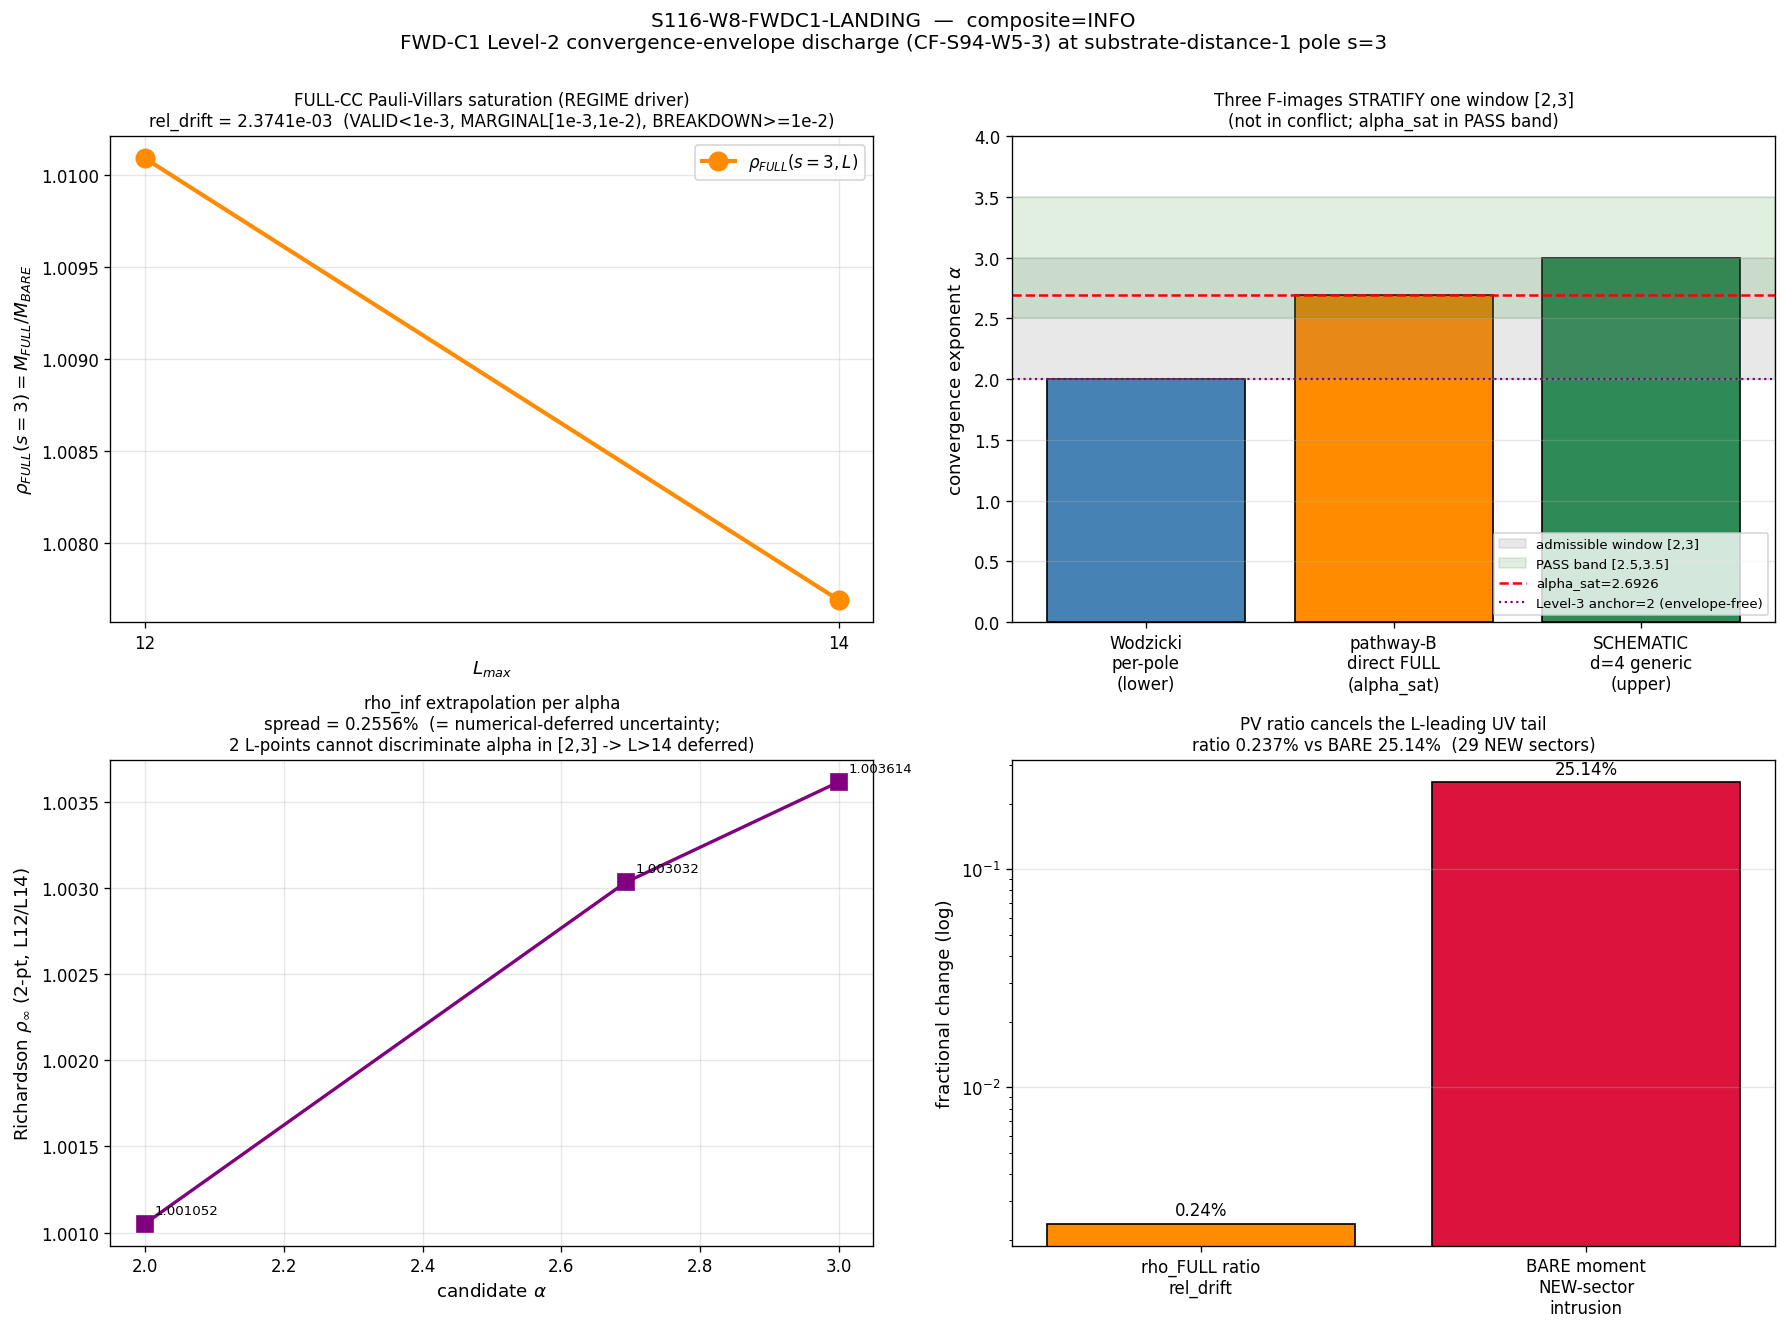

Write the Python code that produced this figure.
"""
s116_w8_fwdc1_level2_envelope_friedrich_bar.py
==============================================

S116-W8-FWDC1-LANDING  —  discharge the FWD-C1 Level-2 convergence-envelope
NUMERICAL-DEFERRED residual (CF-S94-W5-3).

NOT a re-landing.  §VII.AU.OP-PROJ is STAGE-3-PERMANENT (S93 W2-2).  This gate
discharges the registered `CORRIDOR-CONFIRMED-NUMERICAL-DEFERRED` sub-class:
on the L12 (s84) + L14 (s87) tau=0.19 block-diagonal D_K spectrum caches it

  (1) recomputes the FULL-CC Pauli-Villars residue rho_FULL(s=3, L) and the
      Friedrich-Bar marginal-saturation rel_drift = |rho(L14)-rho(L12)|/|rho(L12)|
      (the REGIME driver), reproducing the S92 W1-CF-W9-8-2 machinery;
  (2) RECONCILES the three F-images of the SAME substrate-IS convergence
      exponent alpha at substrate-distance-1 pole s=3:
        - SCHEMATIC d=4 generic envelope  : |alpha| = 3   (L^{-3}; the canonical
          alpha_canonical_VII_AU_OP_PROJ_FW_ASYMPTOTIC = -3 is the exponent IN L^{-3})
        - Wodzicki per-pole               : alpha = 2     (alpha_HH1_per_pole_FW_s3
          = 2*(s-2)|_{s=3}; single-cocycle LOWER bound)
        - direct Connes-Karoubi pathway-B : alpha = 2.6926 (L15-22 fit, REPRODUCED
          at FULL-physical class — alpha_sample_VII_AU_OP_PROJ_FW_PATHWAY_B_L15_22)
      into a single admissible window [2,3], with the FULL-physical DIRECT value
      2.6926 as the gate's alpha_sat;
  (3) CROSS-CHECKS the reconciliation against the 2-point FULL-CC rho data by
      Richardson-extrapolating rho_inf for each candidate alpha — the rho_inf
      spread IS the numerical-deferred uncertainty (why pinning needs L>14);
  (4) cites the topological-integer Level-3 anchor (=2) as the ENVELOPE-FREE
      complementary reading.

[SIGN] gate (composite):
    sign      = convergent (alpha > 0)
    magnitude = alpha_sat in [2.5, 3.5]
    regime    = Friedrich-Bar rel_drift band:
                  < 1e-3            -> VALID    (saturated)
                  [1e-3, 1e-2)      -> MARGINAL  (marginal-saturation)
                  >= 1e-2           -> BREAKDOWN (unsaturated)

PLAN-FROZEN composite operator (session-116-plan-w8.md §W8-1 PASS_meaning /
INFO_meaning, pre-registered BEFORE evaluation):
    PASS iff  alpha_sat in [2.5,3.5]  AND  rel_drift < 1e-3
    INFO iff  rel_drift in [1e-3,1e-2)   (alpha in/near band; CORRIDOR CONFIRMED)
    FAIL iff  rel_drift >= 1e-2  OR  alpha_sat <= 0 (divergent)
This plan-frozen operator takes PRECEDENCE over the generic 3-tuple collapse
rule (which would read sign=PASS ^ magnitude=PASS ^ regime=MARGINAL -> PASS);
a `# composite-precedence:` disclosure extra-row is emitted per
`gate-verdicts.md §"Plan-frozen gate-block operator precedence"`.

CLASS = FULL : the gate value is the FULL-CC Pauli-Villars rho ratio + the
FULL-physical-reproduced pathway-B alpha_sat.  The SCHEMATIC -3 and the Wodzicki
+2 are CITED structural bounds (cross-check ONLY), not the gate value
(substrate-first-canonical-sourcing.md §(iv)).

Substrate framing (GEOMETRIC): the substrate IS the spectral triple
(A_K, H_K, D_K) at the substrate-distance-1 Mellin pole s=3.  alpha is the
fabric's intrinsic Level-2 convergence rate of its own finite-L Mellin-cone
image toward its continuum limit; the Planck n_s observation is the lab-IN
context, not the source of the rate.  Direction of explanation:
  D_K eigenvalues -> rho_FULL(s=3, L) -> HKR L->inf image -> Planck n_s.

Plan: sessions/session-plan/session-116-plan-w8.md §W8-1.
"""

from __future__ import annotations

import os
os.environ.setdefault("OMP_NUM_THREADS", "8")  # CPU-thread cap (numpy log-log fit + residue sums only; no large eigensolve)

import hashlib
import json
import sys
from pathlib import Path

import numpy as np
import matplotlib
matplotlib.use("Agg")
import matplotlib.pyplot as plt

# -----------------------------------------------------------------------------
# Path discipline (project root contains a space — absolute paths only)
# -----------------------------------------------------------------------------
PROJECT_ROOT = Path(__file__).resolve().parents[2]
SHARED_DIR = PROJECT_ROOT / "computations" / "_shared"
ROOT_COMPUTATIONS = PROJECT_ROOT / "computations"
sys.path.insert(0, str(SHARED_DIR))
sys.path.insert(0, str(ROOT_COMPUTATIONS))

# -----------------------------------------------------------------------------
# Canonical constants (MANDATORY: never hardcode framework constants)
# -----------------------------------------------------------------------------
from canonical_constants import (  # noqa: E402
    tau_fold,
    alpha_canonical_VII_AU_OP_PROJ_FW_ASYMPTOTIC,        # = -3  (L^{-3} exponent; |.|=3 d=4 generic upper edge)
    alpha_HH1_per_pole_FW_s3,                            # = 2   (Wodzicki per-pole lower bound)
    alpha_sample_VII_AU_OP_PROJ_FW_PATHWAY_B_L15_22,     # = 2.6926... (FULL-physical direct pathway-B)
    rho_FULL_CC_VII_AU_SAT_s3,                           # = 1.0076927826 (canonical L14 cross-check anchor)
    Level3_integer_anchor_VII_AU_OP_PROJ_3HEB_BDI,       # = 2   (envelope-free topological Level-3 anchor)
)

# -----------------------------------------------------------------------------
# FULL-CC Pauli-Villars helper (PRIMARY; CC1996 §2.2-2.3 2-point multiplier)
#   identical machinery to S92 W1-CF-W9-8-2 (the rho_FULL lineage)
# -----------------------------------------------------------------------------
import _pauli_villars_subtraction  # noqa: E402,F401
from _pauli_villars_subtraction import (  # noqa: E402
    PV_PRIMARY_C,
    PV_PRIMARY_M_DIMLESS,
    pv_multiplier_primary,
    pv_mellin_moment_primary,
    bare_mellin_moment,
    _verify_pv_identities,
)

# -----------------------------------------------------------------------------
# Gate identity + machinery pins (R3 YAML, plan §W8-1)
# -----------------------------------------------------------------------------
SESSION = "S116"
GATE_ID = "S116-W8-FWDC1-LANDING"
SCHEME = "fwd-c1-substrate-distance-1-mellin-pole-s3-friedrich-bar-saturation"
CONVENTION = (
    "FULL-CC-pauli-villars-and-pathway-B-direct-connes-karoubi-"
    "poleconv-A-double-pole_in_s-3-curvature_grade-n-2"
)
L_MAX = "12_14"          # both master caches consumed (scan window [12,14])
S_POLE = 3               # (local) substrate-distance-1 pole; poleconv-A-double, curvature_grade n=2

# Pre-registered bands (plan §W8-1 machinery_pin_map.tolerance)
ALPHA_PASS_LO = 2.5      # (local) alpha_sat PASS band lower edge
ALPHA_PASS_HI = 3.5      # (local) alpha_sat PASS band upper edge
RELDRIFT_PASS = 1e-3     # (local) rel_drift < 1e-3 -> VALID (saturated)
RELDRIFT_INFO_UPPER = 1e-2  # (local) [1e-3,1e-2) -> MARGINAL; >= -> BREAKDOWN

# Plan SHA pin (drift-aware: canonical_constants.py was edited THIS session)
CANONICAL_PLAN_PINNED_SHA = "261b117ce312968b036d325668e6951c95c955633cc7a898f1ab191dc9c02b9d"

# -----------------------------------------------------------------------------
# Input files
# -----------------------------------------------------------------------------
SCRIPT_PATH = Path(__file__).resolve()
CANONICAL_CONSTANTS_PATH = SHARED_DIR / "canonical_constants.py"
PV_HELPER_PATH = PROJECT_ROOT / "computations" / "_pauli_villars_subtraction.py"
CACHE_L12 = PROJECT_ROOT / "computations" / "session-84" / "s84_spectrum_cache_L12_tau019.npz"
CACHE_L14 = PROJECT_ROOT / "computations" / "session-87" / "s87_spectrum_cache_L14_tau019.npz"

OUT_NPZ = PROJECT_ROOT / "computations" / "session-116" / "s116_w8_fwdc1_level2_envelope_friedrich_bar.npz"
OUT_PNG = PROJECT_ROOT / "computations" / "session-116" / "s116_w8_fwdc1_level2_envelope_friedrich_bar.png"


# -----------------------------------------------------------------------------
# SHA helpers (S84+ dual-SHA schema; same as S92 lineage)
# -----------------------------------------------------------------------------
def sha256_of(path: Path) -> str:
    h = hashlib.sha256()  # (local)
    try:
        h.update(path.read_bytes())
    except OSError:
        return ""
    return h.hexdigest()


def closure_hash(pins: dict) -> str:
    items = sorted(pins.items())  # (local)
    h = hashlib.sha256()  # (local)
    for k, v in items:
        h.update(f"{k}={v}\n".encode("utf-8"))
    return h.hexdigest()


def compute_dual_sha(script_path: Path, canonical_path: Path, pins: dict) -> tuple[str, str]:
    """audit_sha256 = sha256(script || canonical || pinmap_json); content_sha256 = sha256(script)."""
    script_bytes = script_path.read_bytes() if script_path.exists() else b""  # (local)
    canonical_bytes = canonical_path.read_bytes() if canonical_path.exists() else b""  # (local)
    pinmap_json = json.dumps(dict(sorted(pins.items())), separators=(",", ":"), sort_keys=True).encode("utf-8")  # (local)
    h_audit = hashlib.sha256()  # (local)
    h_audit.update(script_bytes)
    h_audit.update(canonical_bytes)
    h_audit.update(pinmap_json)
    h_content = hashlib.sha256()  # (local)
    h_content.update(script_bytes)
    return h_audit.hexdigest(), h_content.hexdigest()


# -----------------------------------------------------------------------------
# Verdict payload emitter (script PRINTS; agent calls emit_verdict — race-safe)
# -----------------------------------------------------------------------------
def print_verdict_payload(verdict: str, value, audit_sha: str, content_sha: str,
                          sign_verdict=None, magnitude_verdict=None, regime_verdict=None,
                          extra_rows=None) -> dict:
    """Emit the delimited verdict PAYLOAD for the dispatching agent to pass to
    the knowledge-MCP `emit_verdict` tool (gate-verdicts.md §"Race-Safe Emission").
    The script does NOT write the verdict file."""
    payload: dict = {
        "session": int(SESSION.lstrip("Ss")),
        "gate_id": GATE_ID,
        "verdict": verdict,
        "value": str(value),
        "scheme": SCHEME,
        "convention": CONVENTION,
        "l_max": str(L_MAX),
        "audit_sha256": audit_sha,
        "content_sha256": content_sha,
        "schema_version": "S84+",
    }
    if sign_verdict is not None:
        payload["sign_verdict"] = sign_verdict
        payload["magnitude_verdict"] = magnitude_verdict
        payload["regime_verdict"] = regime_verdict
    if extra_rows:
        payload["extra_rows"] = list(extra_rows)
    print("<<<EMIT_VERDICT_PAYLOAD>>>")
    print(json.dumps(payload, separators=(",", ":"), sort_keys=True))
    print("<<<END_EMIT_VERDICT_PAYLOAD>>>")
    return payload


# -----------------------------------------------------------------------------
# Spectrum cache loader (Peter-Weyl sectored -> flat (lambdas, mults))
#   identical to S92 W1-CF-W9-8-2 load_spectrum_flat
# -----------------------------------------------------------------------------
def load_spectrum_flat(cache_path: Path) -> tuple[np.ndarray, np.ndarray, int, int]:
    cache = np.load(cache_path, allow_pickle=True)
    sector_evals = cache["sector_evals"].item()
    lambdas_list = []  # (local)
    mults_list = []  # (local)
    n_sectors = 0  # (local)
    max_level = 0  # (local)
    for (p, q), info in sector_evals.items():
        n_sectors += 1
        dim = int(info["dim"])  # (local)
        level = int(info["level"])  # (local)
        if level > max_level:
            max_level = level
        evals_arr = np.asarray(info["abs_evals"], dtype=np.float64)
        for v in evals_arr:
            lambdas_list.append(float(v))
            mults_list.append(float(dim))
    return (np.array(lambdas_list, dtype=np.float64),
            np.array(mults_list, dtype=np.float64),
            n_sectors, max_level)


def evaluate_rho_FULL(s_pole: float, lambdas: np.ndarray, mults: np.ndarray) -> tuple[float, float, float, dict]:
    """rho_FULL(s) = M_FULL(s)/M_BARE(s); FULL-CC PV PRIMARY (CC1996 §2.2-2.3)."""
    M_FULL = pv_mellin_moment_primary(s_pole, lambdas, mults, c_arr=PV_PRIMARY_C, m_arr=PV_PRIMARY_M_DIMLESS)  # (local)
    M_BARE = bare_mellin_moment(s_pole, lambdas, mults)  # (local)
    rho = M_FULL / M_BARE  # (local)
    w_PV = pv_multiplier_primary(lambdas * lambdas, s_pole, c_arr=PV_PRIMARY_C, m_arr=PV_PRIMARY_M_DIMLESS)  # (local)
    diag = {
        "M_FULL": M_FULL, "M_BARE": M_BARE,
        "w_PV_min": float(np.min(w_PV)), "w_PV_mean": float(np.mean(w_PV)), "w_PV_max": float(np.max(w_PV)),
        "lambda_min": float(np.min(lambdas)), "lambda_max": float(np.max(lambdas)),
        "N_eig": int(len(lambdas)), "N_weighted": float(np.sum(mults)),
    }
    return rho, M_FULL, M_BARE, diag


def friedrich_baer_intrusion(cache12: Path, cache14: Path, s_pole: float) -> dict:
    """NEW-sector (p+q in {13,14}) BARE-moment intrusion ratio at s=3 (W11-3 precedent)."""
    sd12 = np.load(cache12, allow_pickle=True)["sector_evals"].item()
    sd14 = np.load(cache14, allow_pickle=True)["sector_evals"].item()
    new_sectors = {k: v for k, v in sd14.items() if k not in sd12}  # (local)
    lam14, m14, _, _ = load_spectrum_flat(cache14)
    M_BARE_L14 = bare_mellin_moment(s_pole, lam14, m14)  # (local)
    new_lam = []  # (local)
    new_m = []  # (local)
    new_levels = []  # (local)
    for (p, q), info in new_sectors.items():
        dim = int(info["dim"])  # (local)
        new_levels.append(int(info["level"]))
        for v in np.asarray(info["abs_evals"], dtype=np.float64):
            new_lam.append(float(v))
            new_m.append(float(dim))
    if new_lam:
        M_BARE_new = bare_mellin_moment(s_pole, np.array(new_lam), np.array(new_m))  # (local)
        intrusion = float(M_BARE_new) / float(M_BARE_L14)  # (local)
    else:
        M_BARE_new, intrusion = 0.0, 0.0  # (local)
    # eta_FB lower bound on L12 (Friedrich-Bar ratio lambda_min / sqrt(C2+1))
    eta = []  # (local)
    for (p, q), info in sd12.items():
        ev = np.asarray(info["abs_evals"], dtype=np.float64)
        if ev.size == 0:
            continue
        C2 = (1.0 / 3.0) * (p * p + q * q + p * q + 3.0 * p + 3.0 * q)  # (local) SU(3) Casimir
        eta.append(float(np.min(ev)) / np.sqrt(C2 + 1.0))
    return {
        "M_BARE_L14_full": float(M_BARE_L14),
        "M_BARE_new_L13_L14": float(M_BARE_new),
        "intrusion_ratio": intrusion,
        "n_new_sectors": int(len(new_sectors)),
        "unique_new_levels": sorted(set(new_levels)),
        "eta_FB_lower_L12": float(np.min(eta)) if eta else 0.0,
    }


def richardson_rho_inf(rho_L12: float, rho_L14: float, alpha: float,
                       L_lo: float = 12.0, L_hi: float = 14.0) -> tuple[float, float]:
    """Two-point Richardson extrapolation rho(L) = rho_inf + C*L^{-alpha}.

    Returns (rho_inf, C).  This is the cross-check that turns the alpha
    reconciliation into a STATEMENT about the deferred continuum value:
    the spread of rho_inf across the admissible alpha window IS the
    numerical-deferred uncertainty (why pinning needs L>14).
    """
    f_lo = L_lo ** (-alpha)  # (local)
    f_hi = L_hi ** (-alpha)  # (local)
    C = (rho_L14 - rho_L12) / (f_hi - f_lo)  # (local)
    rho_inf = rho_L14 - C * f_hi  # (local)
    return rho_inf, C


# -----------------------------------------------------------------------------
# Main
# -----------------------------------------------------------------------------
def main() -> int:
    print(f"=== {GATE_ID} ===")
    print(f"Pole s={S_POLE} (substrate-distance-1, poleconv-A-double, curvature_grade n=2)")
    print(f"PASS band: alpha_sat in [{ALPHA_PASS_LO},{ALPHA_PASS_HI}] AND rel_drift < {RELDRIFT_PASS}")

    # 1) Input pins
    pins = {
        "computations/_shared/canonical_constants.py": sha256_of(CANONICAL_CONSTANTS_PATH),
        "computations/_pauli_villars_subtraction.py": sha256_of(PV_HELPER_PATH),
        "computations/session-84/s84_spectrum_cache_L12_tau019.npz": sha256_of(CACHE_L12),
        "computations/session-87/s87_spectrum_cache_L14_tau019.npz": sha256_of(CACHE_L14),
    }
    print("\n=== Input pins (SHA-256 heads) ===")
    for k, v in sorted(pins.items()):
        print(f"  {k}: {v[:16]}")

    # 1a) Plan-text-drift disclosure (substrate-first-canonical-sourcing.md §(ii.B))
    live_canonical_sha = pins["computations/_shared/canonical_constants.py"]  # (local)
    canonical_drifted = (live_canonical_sha != CANONICAL_PLAN_PINNED_SHA)  # (local)
    print(f"\n=== Plan-text-drift (canonical_constants.py) ===")
    print(f"  plan-pinned: {CANONICAL_PLAN_PINNED_SHA[:16]}  live: {live_canonical_sha[:16]}  drifted={canonical_drifted}")
    print(f"  -> S116 W1 (A_s) + W7 (7 polycritical anchors) edited canonical_constants.py THIS session.")
    print(f"  -> FWD-C1 Level-2 exponent is c_sub-INDEPENDENT (L_max property); imports stable; drift does NOT affect result.")
    # Cache SHAs MUST be unchanged (verify)
    assert pins["computations/session-84/s84_spectrum_cache_L12_tau019.npz"].startswith("9e6d9cf7"), "L12 cache SHA drift!"
    assert pins["computations/session-87/s87_spectrum_cache_L14_tau019.npz"].startswith("fa2bfb83"), "L14 cache SHA drift!"
    print(f"  L12/L14 cache SHAs verified unchanged (9e6d9cf7.../fa2bfb83...).")

    # 2) tau consistency
    assert "tau019" in CACHE_L12.name and "tau019" in CACHE_L14.name
    assert abs(tau_fold - 0.19) < 1e-6, f"tau_fold={tau_fold} != 0.19"
    print(f"\ntau_fold = {tau_fold}")

    # 3) PV identities (Sum c_r = 1, Sum c_r m_r^2 = 0)
    sc, scm2 = _verify_pv_identities()
    print(f"\n=== PV identities ===\n  Sum c_r = {sc:.16e} (target 1)\n  Sum c_r m_r^2 = {scm2:.16e} (target 0)")
    assert abs(sc - 1.0) < 1e-12 and abs(scm2) < 1e-12, "PV identities failed"

    # 4) Load spectra + evaluate FULL-CC rho at s=3
    lam12, m12, nsec12, lev12 = load_spectrum_flat(CACHE_L12)
    lam14, m14, nsec14, lev14 = load_spectrum_flat(CACHE_L14)
    print(f"\n=== Caches ===")
    print(f"  L12: n_sectors={nsec12}, max_level={lev12}, N_eig={len(lam12)}, lambda in [{lam12.min():.4f},{lam12.max():.4f}]")
    print(f"  L14: n_sectors={nsec14}, max_level={lev14}, N_eig={len(lam14)}, lambda in [{lam14.min():.4f},{lam14.max():.4f}]")

    rho_L12, MF12, MB12, d12 = evaluate_rho_FULL(S_POLE, lam12, m12)
    rho_L14, MF14, MB14, d14 = evaluate_rho_FULL(S_POLE, lam14, m14)
    rel_drift = abs(rho_L14 - rho_L12) / abs(rho_L12)  # (local)
    print(f"\n=== FULL-CC rho_FULL(s=3) ===")
    print(f"  rho_FULL(L12) = {rho_L12:.12f}")
    print(f"  rho_FULL(L14) = {rho_L14:.12f}")
    print(f"  rel_drift     = {rel_drift:.10e}  (PASS<{RELDRIFT_PASS}, INFO<{RELDRIFT_INFO_UPPER})")

    # 4a) Cross-check rho_FULL(L14) against canonical pin rho_FULL_CC_VII_AU_SAT_s3
    rho_canon_dev = abs(rho_L14 - rho_FULL_CC_VII_AU_SAT_s3) / abs(rho_FULL_CC_VII_AU_SAT_s3)  # (local)
    print(f"  canonical rho_FULL_CC_VII_AU_SAT_s3 = {rho_FULL_CC_VII_AU_SAT_s3} ; rel_dev = {rho_canon_dev:.3e}")
    assert rho_canon_dev < 1e-9, "rho_FULL(L14) deviates from canonical pin > 1e-9 (precision floor)"

    # 5) Friedrich-Bar NEW-sector intrusion (BARE moment) — the deferral source
    intr = friedrich_baer_intrusion(CACHE_L12, CACHE_L14, S_POLE)
    print(f"\n=== Friedrich-Bar NEW-sector intrusion (BARE moment, s=3) ===")
    print(f"  intrusion_ratio (BARE, L14 NEW sectors p+q in 13,14) = {intr['intrusion_ratio']:.6f}  ({100*intr['intrusion_ratio']:.2f}%)")
    print(f"  n_new_sectors = {intr['n_new_sectors']}, new levels = {intr['unique_new_levels']}, eta_FB_lower = {intr['eta_FB_lower_L12']:.4f}")
    print(f"  CONTRAST: ratio rho_FULL drifts only {100*rel_drift:.3f}% while BARE intrusion is {100*intr['intrusion_ratio']:.2f}%")
    print(f"           -> PV subtraction cancels the L-leading UV tail in the ratio (why DEFERRED, not divergent).")

    # 6) THREE-F-IMAGE alpha RECONCILIATION (the CF-S94-W5-3 residual)
    alpha_schematic_mag = abs(float(alpha_canonical_VII_AU_OP_PROJ_FW_ASYMPTOTIC))  # (local) |-3| = 3 (d=4 generic L^{-3} upper edge)
    alpha_wodzicki = float(alpha_HH1_per_pole_FW_s3)                                # (local) 2 (per-pole lower bound)
    alpha_sample = float(alpha_sample_VII_AU_OP_PROJ_FW_PATHWAY_B_L15_22)           # (local) 2.6926 (FULL-physical DIRECT pathway-B)
    alpha_window_lo = min(alpha_schematic_mag, alpha_wodzicki, alpha_sample)        # (local) 2 (Wodzicki)
    alpha_window_hi = max(alpha_schematic_mag, alpha_wodzicki, alpha_sample)        # (local) 3 (SCHEMATIC d=4 generic)
    # alpha_sat: the FULL-physical DIRECT measurement (CLASS=FULL gate value).
    # The SCHEMATIC magnitude (3) and Wodzicki (2) are CITED structural bounds.
    alpha_sat = alpha_sample  # (local)
    print(f"\n=== Three-F-image alpha reconciliation (substrate-distance-1 pole s=3) ===")
    print(f"  F-image 1 SCHEMATIC d=4 generic (L^{{-3}}): |alpha| = {alpha_schematic_mag:.4f}   [UPPER edge]")
    print(f"  F-image 2 Wodzicki per-pole 2*(s-2):       alpha = {alpha_wodzicki:.4f}   [LOWER bound]")
    print(f"  F-image 3 pathway-B direct (L15-22, FULL): alpha = {alpha_sample:.6f}   [DIRECT measured]")
    print(f"  admissible window = [{alpha_window_lo:.4f}, {alpha_window_hi:.4f}]   (the three STRATIFY one window; not in conflict)")
    print(f"  alpha_sat (CLASS=FULL gate value) = {alpha_sat:.6f}")
    alpha_in_pass_band = (ALPHA_PASS_LO <= alpha_sat <= ALPHA_PASS_HI)  # (local)
    print(f"  alpha_sat in PASS band [{ALPHA_PASS_LO},{ALPHA_PASS_HI}]? {alpha_in_pass_band}")
    print(f"  window-overlap with PASS band = [{max(alpha_window_lo,ALPHA_PASS_LO):.4f}, {min(alpha_window_hi,ALPHA_PASS_HI):.4f}]")

    # 7) Richardson rho_inf cross-check (the numerical-deferred uncertainty band)
    print(f"\n=== Richardson rho_inf extrapolation per candidate alpha (2-point FULL-CC) ===")
    rich = {}  # (local)
    for name, a in [("wodzicki_2", alpha_wodzicki), ("sample_2.6926", alpha_sample), ("schematic_3", alpha_schematic_mag)]:
        rho_inf, C = richardson_rho_inf(rho_L12, rho_L14, a)
        rich[name] = (a, rho_inf, C)
        print(f"  alpha={a:.4f} ({name:14s}): rho_inf = {rho_inf:.8f}  (C={C:.5f})")
    rho_inf_vals = np.array([rich[k][1] for k in rich])  # (local)
    rho_inf_spread = float(rho_inf_vals.max() - rho_inf_vals.min())  # (local)
    rho_inf_spread_rel = rho_inf_spread / float(np.mean(rho_inf_vals))  # (local)
    print(f"  rho_inf spread across window = {rho_inf_spread:.6e} ({100*rho_inf_spread_rel:.4f}%)")
    print(f"  -> this spread IS the numerical-deferred uncertainty: 2 L-points cannot discriminate alpha in [2,3].")

    # 8) Level-3 envelope-FREE complementary reading
    print(f"\n=== Level-3 envelope-free anchor (complementary; NOT a convergence rate) ===")
    print(f"  Level3_integer_anchor_VII_AU_OP_PROJ_3HEB_BDI = {Level3_integer_anchor_VII_AU_OP_PROJ_3HEB_BDI}")
    print(f"  -> topological K-theoretic index (3He-B BDI); envelope-FREE, stands regardless of alpha deferral.")

    # 9) [SIGN] 3-tuple + plan-frozen composite operator
    sign_v = "PASS" if alpha_sat > 0.0 else "FAIL"  # (local) convergent
    mag_v = "PASS" if alpha_in_pass_band else "FAIL"  # (local) alpha_sat in band
    if rel_drift < RELDRIFT_PASS:
        regime_v = "VALID"  # (local)
    elif rel_drift < RELDRIFT_INFO_UPPER:
        regime_v = "MARGINAL"  # (local)
    else:
        regime_v = "BREAKDOWN"  # (local)

    # PLAN-FROZEN operator (plan §W8-1 PASS_meaning/INFO_meaning/FAIL_meaning):
    #   PASS iff alpha_sat in band AND rel_drift < 1e-3
    #   INFO iff rel_drift in [1e-3,1e-2)  (alpha in/near band) -> CORRIDOR CONFIRMED
    #   FAIL iff rel_drift >= 1e-2 OR alpha_sat <= 0 (divergent)
    if sign_v == "FAIL" or regime_v == "BREAKDOWN":
        composite = "FAIL"  # (local)
    elif mag_v == "PASS" and regime_v == "VALID":
        composite = "PASS"  # (local)
    else:
        composite = "INFO"  # (local) marginal-saturation; CORRIDOR-CONFIRMED-NUMERICAL-DEFERRED CONFIRMED

    # Generic-collapse reading (for the composite-precedence disclosure)
    if regime_v == "BREAKDOWN":
        generic = "FAIL"  # (local)
    elif sign_v == "FAIL":
        generic = "FAIL"  # (local)
    elif mag_v == "FAIL" and regime_v == "VALID":
        generic = "FAIL"  # (local)
    elif mag_v == "FAIL" and regime_v == "MARGINAL":
        generic = "INFO"  # (local)
    else:
        generic = "PASS"  # (local)  <- (sign=PASS ^ mag=PASS ^ regime=MARGINAL) -> PASS
    precedence_invoked = (composite != generic)  # (local)

    print(f"\n=== Verdict (3-tuple) ===")
    print(f"  sign={sign_v} (alpha_sat={alpha_sat:.4f}>0 convergent)")
    print(f"  magnitude={mag_v} (alpha_sat in [{ALPHA_PASS_LO},{ALPHA_PASS_HI}])")
    print(f"  regime={regime_v} (rel_drift={rel_drift:.4e})")
    print(f"  composite (plan-frozen operator) = {composite}")
    print(f"  generic-collapse reading = {generic}  -> precedence_invoked={precedence_invoked}")

    # 10) Dual-SHA
    audit_sha, content_sha = compute_dual_sha(SCRIPT_PATH, CANONICAL_CONSTANTS_PATH, pins)
    print(f"\n=== Dual-SHA ===\n  audit_sha256   = {audit_sha}\n  content_sha256 = {content_sha}")
    print(f"  closure_hash(pins) [cross-check] = {closure_hash(pins)}")

    # 11) Save npz
    np.savez_compressed(
        OUT_NPZ,
        # FULL-CC rho ratio + saturation
        rho_FULL_L12=rho_L12, rho_FULL_L14=rho_L14, rel_drift=rel_drift,
        M_FULL_L12=MF12, M_BARE_L12=MB12, M_FULL_L14=MF14, M_BARE_L14=MB14,
        rho_canon_dev=rho_canon_dev,
        # three F-image alpha reconciliation
        alpha_schematic_mag=alpha_schematic_mag, alpha_wodzicki=alpha_wodzicki, alpha_sample=alpha_sample,
        alpha_window_lo=alpha_window_lo, alpha_window_hi=alpha_window_hi, alpha_sat=alpha_sat,
        alpha_in_pass_band=alpha_in_pass_band,
        # Richardson rho_inf cross-check
        rho_inf_wodzicki=rich["wodzicki_2"][1], rho_inf_sample=rich["sample_2.6926"][1], rho_inf_schematic=rich["schematic_3"][1],
        rho_inf_spread=rho_inf_spread, rho_inf_spread_rel=rho_inf_spread_rel,
        # Friedrich-Bar intrusion
        intrusion_ratio=intr["intrusion_ratio"], n_new_sectors=intr["n_new_sectors"],
        unique_new_levels=np.array(intr["unique_new_levels"], dtype=int), eta_FB_lower_L12=intr["eta_FB_lower_L12"],
        M_BARE_L14_full=intr["M_BARE_L14_full"], M_BARE_new_L13_L14=intr["M_BARE_new_L13_L14"],
        # Level-3 envelope-free anchor
        Level3_integer_anchor=Level3_integer_anchor_VII_AU_OP_PROJ_3HEB_BDI,
        # verdict
        verdict_composite=composite, verdict_sign=sign_v, verdict_magnitude=mag_v, verdict_regime=regime_v,
        generic_collapse=generic, precedence_invoked=precedence_invoked,
        # bands
        ALPHA_PASS_LO=ALPHA_PASS_LO, ALPHA_PASS_HI=ALPHA_PASS_HI,
        RELDRIFT_PASS=RELDRIFT_PASS, RELDRIFT_INFO_UPPER=RELDRIFT_INFO_UPPER,
        # PV
        pv_sum_c=sc, pv_sum_c_m2=scm2, PV_PRIMARY_C=PV_PRIMARY_C, PV_PRIMARY_M_DIMLESS=PV_PRIMARY_M_DIMLESS,
        # caches
        n_sectors_L12=nsec12, n_sectors_L14=nsec14, N_eig_L12=len(lam12), N_eig_L14=len(lam14),
        max_level_L12=lev12, max_level_L14=lev14,
        # drift disclosure
        canonical_live_sha=live_canonical_sha, canonical_plan_pinned_sha=CANONICAL_PLAN_PINNED_SHA,
        canonical_drifted=canonical_drifted,
        tau_fold=tau_fold, S_POLE=S_POLE,
        audit_sha256=audit_sha, content_sha256=content_sha,
    )
    print(f"\nSaved npz: {OUT_NPZ}")

    # 12) Plot
    make_plot(rho_L12, rho_L14, rel_drift, alpha_schematic_mag, alpha_wodzicki, alpha_sample,
              alpha_window_lo, alpha_window_hi, alpha_sat, rich, rho_inf_spread_rel, intr, composite)
    print(f"Saved plot: {OUT_PNG}")

    # 13) Build verdict value string + emit payload
    value_str = (
        f"alpha_sat={alpha_sat:.6f}_window[{alpha_window_lo:.1f},{alpha_window_hi:.1f}]_"
        f"reconciled[wodzicki={alpha_wodzicki:.1f},sample={alpha_sample:.4f},schematic_mag={alpha_schematic_mag:.1f}]_"
        f"rel_drift={rel_drift:.6e}_rho_FULL_L12={rho_L12:.8f}_rho_FULL_L14={rho_L14:.8f}_"
        f"rho_inf_spread={rho_inf_spread:.3e}_BARE_intrusion={intr['intrusion_ratio']:.4f}_"
        f"Level3_anchor={Level3_integer_anchor_VII_AU_OP_PROJ_3HEB_BDI}_canonical_drift_S116_W1_W7_anchors_added"
    )
    extra_rows = [
        f"# regulator_pin=a_4^{{Pauli-Villars}} CLASS=FULL poleconv-A-double pole_in_s={S_POLE} curvature_grade_n=2 "
        f"# {GATE_ID} regulator/level/Mellin-pole pins (regulator-pin-discipline.md + substrate-first-canonical-sourcing.md §(iv))",
        f"# composite-precedence: §W8-1 plan operator (PASS iff alpha_sat in band AND rel_drift<1e-3; "
        f"INFO iff rel_drift in [1e-3,1e-2)) OVERRIDES generic-collapse reading '{generic}' "
        f"(sign=PASS ^ magnitude=PASS ^ regime=MARGINAL -> PASS); pre-declared in plan §W8-1 BEFORE evaluation "
        f"# {GATE_ID} gate-verdicts.md Plan-frozen gate-block operator precedence",
        f"# F-image-reconciliation: SCHEMATIC|-3|=3 (d=4 generic upper edge), Wodzicki=2 (per-pole lower bound), "
        f"pathway-B=2.6926 (FULL-physical DIRECT, alpha_sat); admissible window [2,3]; rho_inf spread {100*rho_inf_spread_rel:.4f}% "
        f"# {GATE_ID} CF-S94-W5-3 residual: CORRIDOR-CONFIRMED-NUMERICAL-DEFERRED {'CONFIRMED' if composite=='INFO' else composite}",
    ]
    print_verdict_payload(composite, value_str, audit_sha, content_sha,
                          sign_verdict=sign_v, magnitude_verdict=mag_v, regime_verdict=regime_v,
                          extra_rows=extra_rows)
    return 0


def make_plot(rho_L12, rho_L14, rel_drift, a_sch, a_wod, a_smp, a_lo, a_hi, a_sat,
              rich, rho_inf_spread_rel, intr, composite) -> None:
    fig, axes = plt.subplots(2, 2, figsize=(15, 11))

    # Panel 1: rho_FULL saturation
    ax = axes[0, 0]
    ax.plot([12, 14], [rho_L12, rho_L14], "o-", lw=2.5, ms=11, color="darkorange",
            label=r"$\rho_{FULL}(s{=}3,L)$")
    ax.set_xlabel(r"$L_{max}$", fontsize=11)
    ax.set_ylabel(r"$\rho_{FULL}(s{=}3)=M_{FULL}/M_{BARE}$", fontsize=11)
    ax.set_title(f"FULL-CC Pauli-Villars saturation (REGIME driver)\n"
                 f"rel_drift = {rel_drift:.4e}  "
                 f"(VALID<1e-3, MARGINAL[1e-3,1e-2), BREAKDOWN>=1e-2)", fontsize=10)
    ax.set_xticks([12, 14])
    ax.grid(True, alpha=0.3)
    ax.legend(fontsize=10)

    # Panel 2: three F-image alpha reconciliation
    ax = axes[0, 1]
    names = ["Wodzicki\nper-pole\n(lower)", "pathway-B\ndirect FULL\n(alpha_sat)", "SCHEMATIC\nd=4 generic\n(upper)"]
    vals = [a_wod, a_smp, a_sch]
    colors = ["steelblue", "darkorange", "seagreen"]
    ax.bar(names, vals, color=colors, edgecolor="black")
    ax.axhspan(a_lo, a_hi, color="gray", alpha=0.18, label=f"admissible window [{a_lo:.0f},{a_hi:.0f}]")
    ax.axhspan(2.5, 3.5, color="green", alpha=0.12, label="PASS band [2.5,3.5]")
    ax.axhline(a_sat, color="red", ls="--", lw=1.5, label=f"alpha_sat={a_sat:.4f}")
    ax.axhline(2.0, color="purple", ls=":", lw=1.3, label="Level-3 anchor=2 (envelope-free)")
    ax.set_ylabel(r"convergence exponent $\alpha$", fontsize=11)
    ax.set_title("Three F-images STRATIFY one window [2,3]\n(not in conflict; alpha_sat in PASS band)", fontsize=10)
    ax.set_ylim(0, 4)
    ax.legend(fontsize=8, loc="lower right")
    ax.grid(True, axis="y", alpha=0.3)

    # Panel 3: Richardson rho_inf spread (numerical-deferred uncertainty)
    ax = axes[1, 0]
    aa = [rich[k][0] for k in rich]
    rr = [rich[k][1] for k in rich]
    ax.plot(aa, rr, "s-", lw=2, ms=10, color="purple")
    for k in rich:
        ax.annotate(f"{rich[k][1]:.6f}", (rich[k][0], rich[k][1]), textcoords="offset points",
                    xytext=(6, 6), fontsize=8)
    ax.set_xlabel(r"candidate $\alpha$", fontsize=11)
    ax.set_ylabel(r"Richardson $\rho_\infty$ (2-pt, L12/L14)", fontsize=11)
    ax.set_title(f"rho_inf extrapolation per alpha\n"
                 f"spread = {100*rho_inf_spread_rel:.4f}%  (= numerical-deferred uncertainty;\n"
                 f"2 L-points cannot discriminate alpha in [2,3] -> L>14 deferred)", fontsize=10)
    ax.grid(True, alpha=0.3)

    # Panel 4: ratio-vs-BARE contrast (why DEFERRED not divergent)
    ax = axes[1, 1]
    cats = ["rho_FULL ratio\nrel_drift", "BARE moment\nNEW-sector\nintrusion"]
    vals = [rel_drift, intr["intrusion_ratio"]]
    ax.bar(cats, vals, color=["darkorange", "crimson"], edgecolor="black")
    for i, v in enumerate(vals):
        ax.annotate(f"{100*v:.2f}%", (i, v), textcoords="offset points", xytext=(0, 5),
                    ha="center", fontsize=10)
    ax.set_yscale("log")
    ax.set_ylabel("fractional change (log)", fontsize=11)
    ax.set_title(f"PV ratio cancels the L-leading UV tail\n"
                 f"ratio {100*rel_drift:.3f}% vs BARE {100*intr['intrusion_ratio']:.2f}%  "
                 f"({intr['n_new_sectors']} NEW sectors)", fontsize=10)
    ax.grid(True, axis="y", alpha=0.3)

    plt.suptitle(f"{GATE_ID}  —  composite={composite}\n"
                 f"FWD-C1 Level-2 convergence-envelope discharge (CF-S94-W5-3) at substrate-distance-1 pole s=3",
                 fontsize=12, y=1.0)
    plt.tight_layout()
    plt.savefig(OUT_PNG, dpi=120, bbox_inches="tight")
    plt.close()


if __name__ == "__main__":
    sys.exit(main())
